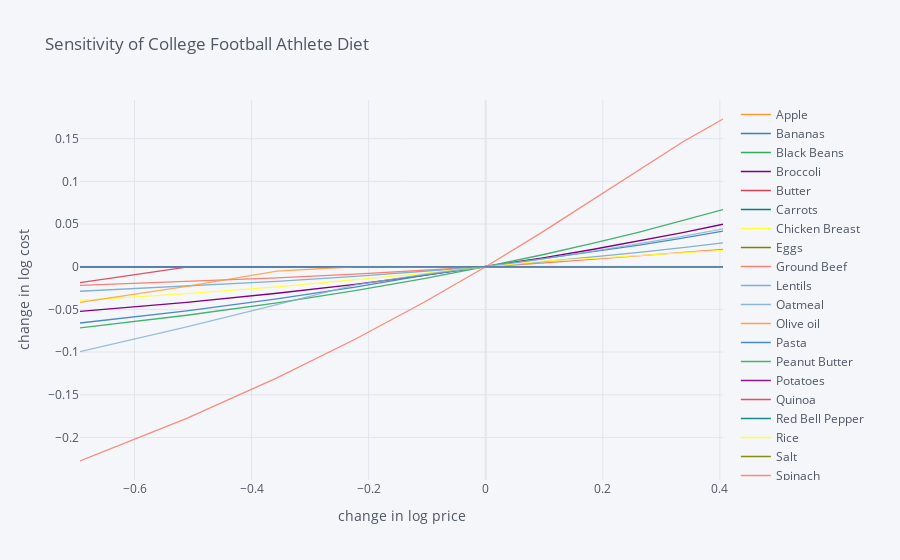

Notebook code cell kept with this figure:
### Code cell
#Sensitization for Football Athlete 

scale = [.5,.6,.7,.8,.9,1.,1.1,1.2,1.3,1.4,1.5]

cost0 = solve_subsistence_problem(D,Prices,bmin_fb.iloc[:,0],bmax_fb.iloc[:,0],tol=tol).fun

Price_response_fb={}
for s in scale:
    cost = {}
    for i,p in enumerate(Prices):
        my_p = Prices.copy()
        my_p[i] = p*s
        result = solve_subsistence_problem(D,my_p,bmin_fb.iloc[:,0],bmax_fb.iloc[:,0],tol=tol)
        cost[Prices.index[i]] = np.log(result.fun/cost0)
    Price_response_fb[np.log(s)] = cost

Price_response_fb = pd.DataFrame(Price_response_fb).T
Price_response_fb.iplot(xTitle='change in log price',yTitle='change in log cost', title = "Sensitivity of College Football Athlete Diet")

### Figure 1 — Plotly figure (JSON) as saved in the notebook; plotly's stock layout.template omitted (floating-point values rounded to 4 significant figures)
{"data": [{"line": {"color": "rgba(255, 153, 51, 1.0)", "dash": "solid", "shape": "linear", "width": 1.3}, "mode": "lines", "name": "Apple", "text": "", "type": "scatter", "x": [-0.6931, -0.5108, -0.3567, -0.2231, -0.1054, 0, 0.09531, 0.1823, 0.2624, 0.3365, 0.4055], "y": [-6.517e-11, -5.076e-11, -3.704e-11, -2.4e-11, -1.166e-11, 0, 1.097e-11, 2.125e-11, 3.086e-11, 3.986e-11, 4.832e-11]}, {"line": {"color": "rgba(55, 128, 191, 1.0)", "dash": "solid", "shape": "linear", "width": 1.3}, "mode": "lines", "name": "Bananas", "text": "", "type": "scatter", "x": [-0.6931, -0.5108, -0.3567, -0.2231, -0.1054, 0, 0.09531, 0.1823, 0.2624, 0.3365, 0.4055], "y": [6.423e-09, 2.143e-09, 2.132e-10, -1.083e-10, -4.538e-11, 0, 3.402e-11, 6.005e-11, 8.025e-11, 9.609e-11, 1.086e-10]}, {"line": {"color": "rgba(50, 171, 96, 1.0)", "dash": "solid", "shape": "linear", "width": 1.3}, "mode": "lines", "name": "Black Beans", "text": "", "type": "scatter", "x": [-0.6931, -0.5108, -0.3567, -0.2231, -0.1054, 0, 0.09531, 0.1823, 0.2624, 0.3365, 0.4055], "y": [-2.816e-10, 3.441e-10, 4.64e-10, 3.7e-10, 1.958e-10, 0, -1.927e-10, -3.726e-10, -5.368e-10, -6.852e-10, -8.19e-10]}, {"line": {"color": "rgba(128, 0, 128, 1.0)", "dash": "solid", "shape": "linear", "width": 1.3}, "mode": "lines", "name": "Broccoli", "text": "", "type": "scatter", "x": [-0.6931, -0.5108, -0.3567, -0.2231, -0.1054, 0, 0.09531, 0.1823, 0.2624, 0.3365, 0.4055], "y": [-0.05235, -0.04166, -0.03108, -0.02061, -0.01025, 0, 0.01015, 0.0202, 0.03015, 0.03999, 0.04975]}, {"line": {"color": "rgba(219, 64, 82, 1.0)", "dash": "solid", "shape": "linear", "width": 1.3}, "mode": "lines", "name": "Butter ", "text": "", "type": "scatter", "x": [-0.6931, -0.5108, -0.3567, -0.2231, -0.1054, 0, 0.09531, 0.1823, 0.2624, 0.3365, 0.4055], "y": [-1.076e-09, -8.594e-10, -6.394e-10, -4.211e-10, -2.075e-10, 0, 2.011e-10, 3.965e-10, 5.869e-10, 7.737e-10, 9.581e-10]}, {"line": {"color": "rgba(0, 128, 128, 1.0)", "dash": "solid", "shape": "linear", "width": 1.3}, "mode": "lines", "name": "Carrots", "text": "", "type": "scatter", "x": [-0.6931, -0.5108, -0.3567, -0.2231, -0.1054, 0, 0.09531, 0.1823, 0.2624, 0.3365, 0.4055], "y": [2.637e-10, 2.276e-10, 1.713e-10, 1.11e-10, 5.31e-11, 0, -4.774e-11, -9.025e-11, -1.279e-10, -1.613e-10, -1.909e-10]}, {"line": {"color": "rgba(255, 255, 51, 1.0)", "dash": "solid", "shape": "linear", "width": 1.3}, "mode": "lines", "name": "Chicken Breast", "text": "", "type": "scatter", "x": [-0.6931, -0.5108, -0.3567, -0.2231, -0.1054, 0, 0.09531, 0.1823, 0.2624, 0.3365, 0.4055], "y": [-2.612e-11, -2.067e-11, -1.544e-11, -1.032e-11, -5.224e-12, 0, 5.403e-12, 1.103e-11, 1.696e-11, 2.326e-11, 2.985e-11]}, {"line": {"color": "rgba(128, 128, 0, 1.0)", "dash": "solid", "shape": "linear", "width": 1.3}, "mode": "lines", "name": "Eggs", "text": "", "type": "scatter", "x": [-0.6931, -0.5108, -0.3567, -0.2231, -0.1054, 0, 0.09531, 0.1823, 0.2624, 0.3365, 0.4055], "y": [-2.884e-09, -1.538e-09, -9.402e-10, -4.092e-10, -1.917e-10, 0, 1.75e-10, 3.252e-10, 4.4e-10, 5.107e-10, 5.308e-10]}, {"line": {"color": "rgba(251, 128, 114, 1.0)", "dash": "solid", "shape": "linear", "width": 1.3}, "mode": "lines", "name": "Ground Beef", "text": "", "type": "scatter", "x": [-0.6931, -0.5108, -0.3567, -0.2231, -0.1054, 0, 0.09531, 0.1823, 0.2624, 0.3365, 0.4055], "y": [-0.02174, -0.01735, -0.01299, -0.00864, -0.004311, 0, 0.004292, 0.008566, 0.01282, 0.01684, 0.02029]}, {"line": {"color": "rgba(128, 177, 211, 1.0)", "dash": "solid", "shape": "linear", "width": 1.3}, "mode": "lines", "name": "Lentils", "text": "", "type": "scatter", "x": [-0.6931, -0.5108, -0.3567, -0.2231, -0.1054, 0, 0.09531, 0.1823, 0.2624, 0.3365, 0.4055], "y": [-0.02872, -0.02291, -0.01713, -0.01139, -0.005678, 0, 0.005645, 0.01126, 0.01684, 0.02239, 0.02791]}, {"line": {"color": "rgba(128, 177, 211, 0.8999999999999999)", "dash": "solid", "shape": "linear", "width": 1.3}, "mode": "lines", "name": "Oatmeal", "text": "", "type": "scatter", "x": [-0.6931, -0.5108, -0.3567, -0.2231, -0.1054, 0, 0.09531, 0.1823, 0.2624, 0.3365, 0.4055], "y": [2.112e-09, 1.122e-09, 5.987e-10, 2.94e-10, 1.099e-10, 0, -6.104e-11, -8.822e-11, -9.11e-11, -7.613e-11, -4.774e-11]}, {"line": {"color": "rgba(255, 153, 51, 0.8999999999999999)", "dash": "solid", "shape": "linear", "width": 1.3}, "mode": "lines", "name": "Olive oil ", "text": "", "type": "scatter", "x": [-0.6931, -0.5108, -0.3567, -0.2231, -0.1054, 0, 0.09531, 0.1823, 0.2624, 0.3365, 0.4055], "y": [0, 0, 0, 0, 0, 0, 0, 0, 0, 0, 0]}, {"line": {"color": "rgba(55, 128, 191, 0.8999999999999999)", "dash": "solid", "shape": "linear", "width": 1.3}, "mode": "lines", "name": "Pasta", "text": "", "type": "scatter", "x": [-0.6931, -0.5108, -0.3567, -0.2231, -0.1054, 0, 0.09531, 0.1823, 0.2624, 0.3365, 0.4055], "y": [-0.06594, -0.05169, -0.03765, -0.02379, -0.01013, 0, 0.008481, 0.01689, 0.02523, 0.0335, 0.0417]}, {"line": {"color": "rgba(50, 171, 96, 0.8999999999999999)", "dash": "solid", "shape": "linear", "width": 1.3}, "mode": "lines", "name": "Peanut Butter", "text": "", "type": "scatter", "x": [-0.6931, -0.5108, -0.3567, -0.2231, -0.1054, 0, 0.09531, 0.1823, 0.2624, 0.3365, 0.4055], "y": [-0.0716, -0.05686, -0.04234, -0.02803, -0.01392, 0, 0.01372, 0.02726, 0.04062, 0.0538, 0.06681]}, {"line": {"color": "rgba(128, 0, 128, 0.8999999999999999)", "dash": "solid", "shape": "linear", "width": 1.3}, "mode": "lines", "name": "Potatoes", "text": "", "type": "scatter", "x": [-0.6931, -0.5108, -0.3567, -0.2231, -0.1054, 0, 0.09531, 0.1823, 0.2624, 0.3365, 0.4055], "y": [-3.289e-11, -2.053e-11, -1.294e-11, -7.693e-12, -3.553e-12, 0, 3.263e-12, 6.424e-12, 9.449e-12, 1.246e-11, 1.54e-11]}, {"line": {"color": "rgba(219, 64, 82, 0.8999999999999999)", "dash": "solid", "shape": "linear", "width": 1.3}, "mode": "lines", "name": "Quinoa", "text": "", "type": "scatter", "x": [-0.6931, -0.5108, -0.3567, -0.2231, -0.1054, 0, 0.09531, 0.1823, 0.2624, 0.3365, 0.4055], "y": [-0.0186, -0.0005685, -1.823e-12, -1.791e-11, -1.069e-11, 0, 1.078e-11, 2.097e-11, 3.053e-11, 3.958e-11, 4.828e-11]}, {"line": {"color": "rgba(0, 128, 128, 0.8999999999999999)", "dash": "solid", "shape": "linear", "width": 1.3}, "mode": "lines", "name": "Red Bell Pepper", "text": "", "type": "scatter", "x": [-0.6931, -0.5108, -0.3567, -0.2231, -0.1054, 0, 0.09531, 0.1823, 0.2624, 0.3365, 0.4055], "y": [-4.709e-12, -2.293e-11, -2.652e-11, -2.269e-11, -1.318e-11, 0, 1.532e-11, 3.166e-11, 4.844e-11, 6.528e-11, 8.198e-11]}, {"line": {"color": "rgba(255, 255, 51, 0.8999999999999999)", "dash": "solid", "shape": "linear", "width": 1.3}, "mode": "lines", "name": "Rice", "text": "", "type": "scatter", "x": [-0.6931, -0.5108, -0.3567, -0.2231, -0.1054, 0, 0.09531, 0.1823, 0.2624, 0.3365, 0.4055], "y": [-0.03948, -0.03146, -0.0235, -0.0156, -0.007772, 0, 0.006521, 0.009682, 0.01283, 0.01598, 0.01911]}, {"line": {"color": "rgba(128, 128, 0, 0.8999999999999999)", "dash": "solid", "shape": "linear", "width": 1.3}, "mode": "lines", "name": "Salt", "text": "", "type": "scatter", "x": [-0.6931, -0.5108, -0.3567, -0.2231, -0.1054, 0, 0.09531, 0.1823, 0.2624, 0.3365, 0.4055], "y": [-2.537e-09, -2.241e-09, -1.842e-09, -1.329e-09, -7.067e-10, 0, 7.039e-10, 1.212e-09, 1.043e-09, -1.974e-09, 9.221e-08]}, {"line": {"color": "rgba(251, 128, 114, 0.8999999999999999)", "dash": "solid", "shape": "linear", "width": 1.3}, "mode": "lines", "name": "Spinach", "text": "", "type": "scatter", "x": [-0.6931, -0.5108, -0.3567, -0.2231, -0.1054, 0, 0.09531, 0.1823, 0.2624, 0.3365, 0.4055], "y": [-0.2276, -0.1777, -0.1303, -0.08493, -0.04156, 0, 0.0399, 0.0779, 0.1134, 0.1461, 0.1731]}, {"line": {"color": "rgba(251, 128, 114, 0.7999999999999998)", "dash": "solid", "shape": "linear", "width": 1.3}, "mode": "lines", "name": "Strawberries", "text": "", "type": "scatter", "x": [-0.6931, -0.5108, -0.3567, -0.2231, -0.1054, 0, 0.09531, 0.1823, 0.2624, 0.3365, 0.4055], "y": [-1.514e-10, -1.404e-10, -1.152e-10, -8.164e-11, -4.266e-11, 0, 4.534e-11, 9.274e-11, 1.416e-10, 1.918e-10, 2.429e-10]}, {"line": {"color": "rgba(128, 177, 211, 0.7999999999999998)", "dash": "solid", "shape": "linear", "width": 1.3}, "mode": "lines", "name": "String Cheese", "text": "", "type": "scatter", "x": [-0.6931, -0.5108, -0.3567, -0.2231, -0.1054, 0, 0.09531, 0.1823, 0.2624, 0.3365, 0.4055], "y": [-0.0994, -0.07054, -0.0443, -0.02114, -0.00909, 0, 0.009008, 0.01794, 0.02679, 0.03556, 0.04425]}, {"line": {"color": "rgba(255, 153, 51, 0.7999999999999998)", "dash": "solid", "shape": "linear", "width": 1.3}, "mode": "lines", "name": "Whole-Grain Bread", "text": "", "type": "scatter", "x": [-0.6931, -0.5108, -0.3567, -0.2231, -0.1054, 0, 0.09531, 0.1823, 0.2624, 0.3365, 0.4055], "y": [-0.04168, -0.02304, -0.005248, 5.45e-09, -3.369e-10, 0, 2.918e-10, 2.252e-10, 6.398e-11, -1.321e-10, -3.304e-10]}, {"line": {"color": "rgba(55, 128, 191, 0.7999999999999998)", "dash": "solid", "shape": "linear", "width": 1.3}, "mode": "lines", "name": "Yogurt", "text": "", "type": "scatter", "x": [-0.6931, -0.5108, -0.3567, -0.2231, -0.1054, 0, 0.09531, 0.1823, 0.2624, 0.3365, 0.4055], "y": [1.365e-09, 1.074e-09, 3.973e-10, 9.834e-11, -7.609e-12, 0, 7.729e-11, 1.905e-10, 3.023e-10, 3.584e-10, 3.835e-10]}], "layout": {"legend": {"bgcolor": "#F5F6F9", "font": {"color": "#4D5663"}}, "paper_bgcolor": "#F5F6F9", "plot_bgcolor": "#F5F6F9", "title": {"font": {"color": "#4D5663"}, "text": "Sensitivity of College Football Athlete Diet"}, "xaxis": {"gridcolor": "#E1E5ED", "showgrid": true, "tickfont": {"color": "#4D5663"}, "title": {"font": {"color": "#4D5663"}, "text": "change in log price"}, "zerolinecolor": "#E1E5ED"}, "yaxis": {"gridcolor": "#E1E5ED", "showgrid": true, "tickfont": {"color": "#4D5663"}, "title": {"font": {"color": "#4D5663"}, "text": "change in log cost"}, "zerolinecolor": "#E1E5ED"}}}
